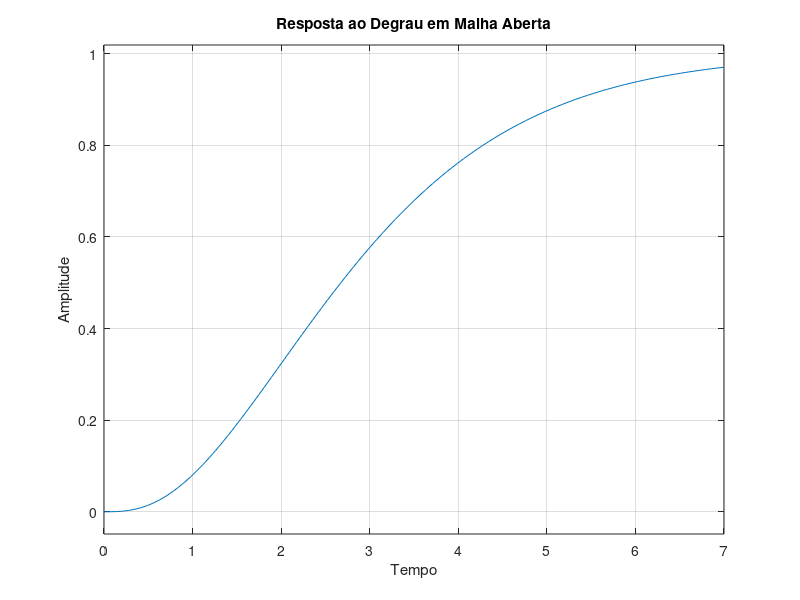
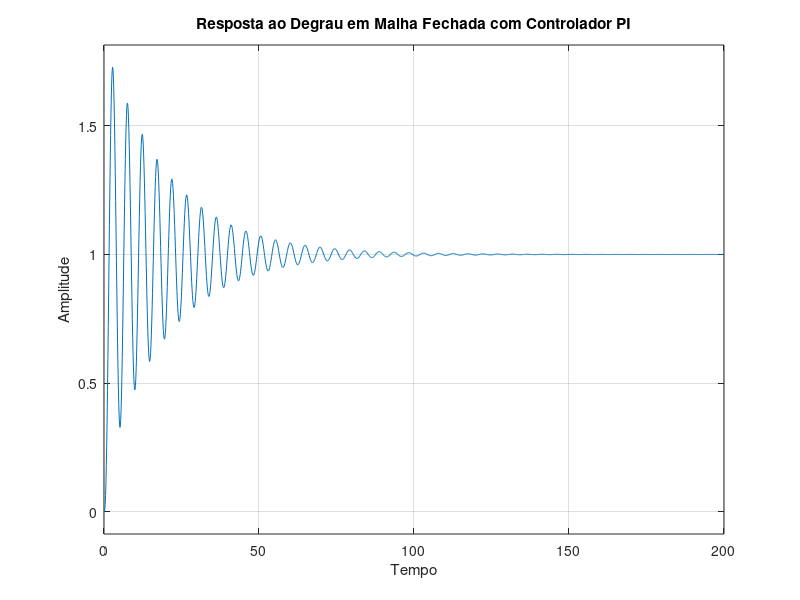
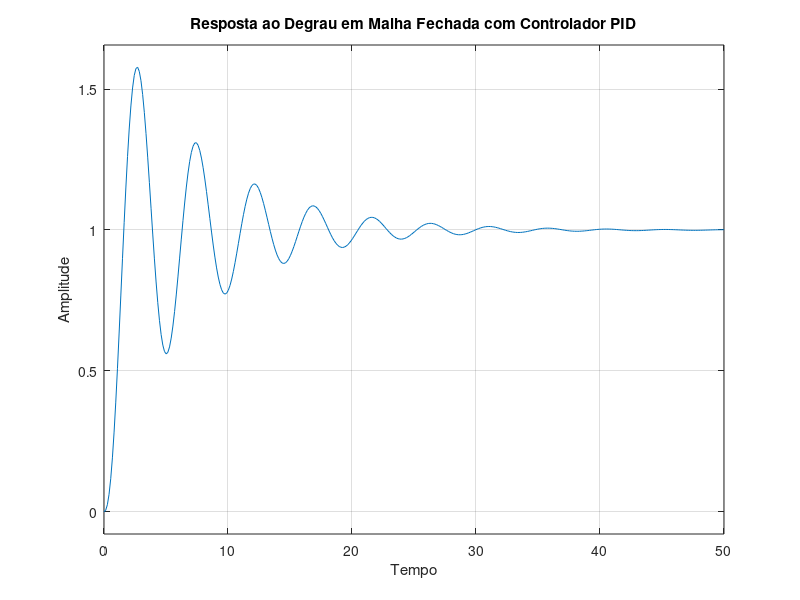
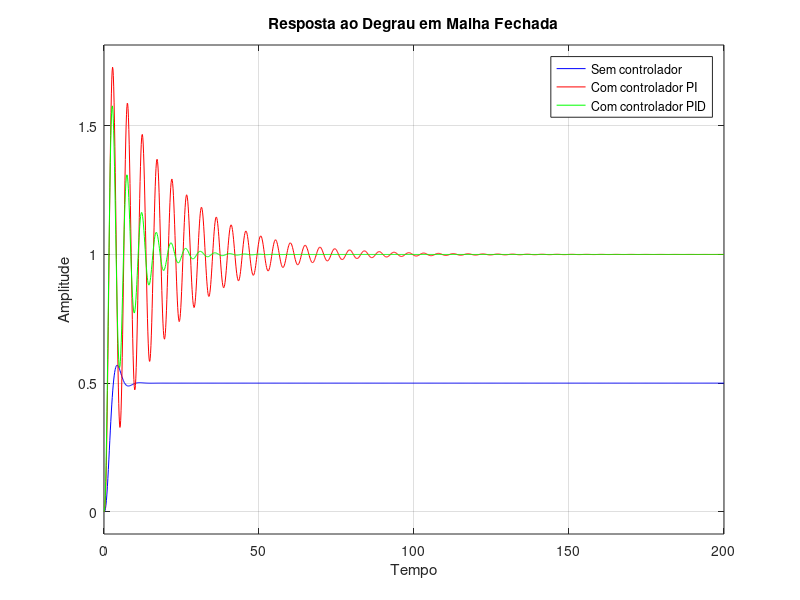

These figures' MATLAB source, in order:
%PARTE A
pkg load control;
pkg load signal;

ft_num = [1];
ft_den = [1 3 3 1];

%---1
G = tf(ft_num, ft_den);

%---2a
figure;
step(G);
title('Resposta ao Degrau em Malha Aberta');
xlabel('Tempo');
ylabel('Amplitude');
grid on;

%---2b
[y, t] = step(G);

final_value = dcgain(G);

L = 0.8066;
T = 3.6946;

printf("Atraso (L): %.4f\n", L);
printf("Constante de tempo (T): %.4f\n", T);

%---2c
Kp = (0.9 * T) / L;
Ki = (0.3 * T) / (L^2);

printf("Ganho proporcional (Kp): %.4f\n", Kp);
printf("Ganho integral (Ki): %.4f\n", Ki);

s = tf("s");
C_pi = Kp + (Ki/s);

closed_ft_pi = feedback(C_pi * G, 1);

figure;
step(closed_ft_pi);
title('Resposta ao Degrau em Malha Fechada com Controlador PI');
xlabel('Tempo');
ylabel('Amplitude');
grid on;

%---3
Kd = 0.6 * L;
printf("Ganho derivativo (Kd): %.4f\n", Kd);
C_pid = Kp + (Ki/s) + (Kd * s);

closed_ft_pid = feedback(C_pid * G, 1);
figure;
step(closed_ft_pid);
title('Resposta ao Degrau em Malha Fechada com Controlador PID');
xlabel('Tempo');
ylabel('Amplitude');
grid on;

%---4
closed_ft = feedback(G, 1);
closed_ft_pi = feedback(C_pi * G, 1);
closed_ft_pid = feedback(C_pid * G, 1);

figure;
step(closed_ft, 'b', closed_ft_pi, 'r', closed_ft_pid, 'g');
title('Resposta ao Degrau em Malha Fechada');
xlabel('Tempo');
ylabel('Amplitude');
legend('Sem controlador', 'Com controlador PI', 'Com controlador PID');
grid on;

%---5
function [Mp, tr, ts, ess] = calculate_performance(y,t)
  final_value = y(end);
  setpoint = 1;

    % Máximo sobressinal (Mp)
    Mp = (max(y) - final_value) / final_value* 100;

    % Tempo de subida (tr)
    idx_10 = find(y >= 0.1 * final_value, 1);
    idx_90 = find(y >= 0.9 * final_value, 1);
    tr = t(idx_90) - t(idx_10);

    % Tempo de acomodação (ts)
    idx_ts = find(abs(y - final_value) >= 0.02 * final_value, 1, 'last');
    ts = t(idx_ts);

    % Erro de estado estacionário (ess)
    ess = setpoint - final_value;
end

[y1, t1] = step(closed_ft);
[y2, t2] = step(closed_ft_pi);
[y3, t3] = step(closed_ft_pid);

[Mp1, tr1, ts1, ess1] = calculate_performance(y1, t1);
[Mp2, tr2, ts2, ess2] = calculate_performance(y2, t2);
[Mp3, tr3, ts3, ess3] = calculate_performance(y3, t3);

disp("----------------------------");
printf("Sem controlador:\n");
printf("  Mp: %.2f%%\n", Mp1);
printf("  tr: %.4f s\n", tr1);
printf("  ts: %.4f s\n", ts1);
printf("  ess: %.4f\n", ess1);

disp("-------------------");
printf("Com controlador PI:\n");
printf("  Mp: %.2f%%\n", Mp2);
printf("  tr: %.4f s\n", tr2);
printf("  ts: %.4f s\n", ts2);
printf("  ess: %.4f\n", ess2);

disp("-------------------");
printf("Com controlador PID:\n");
printf("  Mp: %.2f%%\n", Mp3);
printf("  tr: %.4f s\n", tr3);
printf("  ts: %.4f s\n", ts3);
printf("  ess: %.4f\n", ess3);

